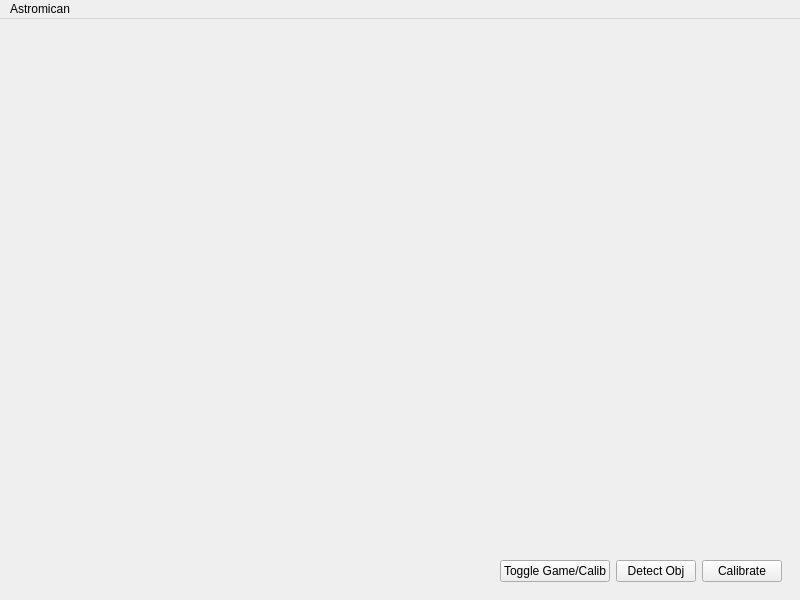
<?xml version="1.0" encoding="UTF-8"?>
<ui version="4.0">
 <class>MainWindow</class>
 <widget class="QMainWindow" name="MainWindow">
  <property name="geometry">
   <rect>
    <x>0</x>
    <y>0</y>
    <width>800</width>
    <height>600</height>
   </rect>
  </property>
  <property name="windowTitle">
   <string>MainWindow</string>
  </property>
  <widget class="QWidget" name="centralwidget">
   <layout class="QVBoxLayout" name="verticalLayout">
    <item>
     <widget class="QStackedWidget" name="stackedWidget">
      <property name="frameShape">
       <enum>QFrame::NoFrame</enum>
      </property>
      <widget class="QWidget" name="page_2"/>
     </widget>
    </item>
    <item>
     <widget class="QWidget" name="widget" native="true">
      <property name="enabled">
       <bool>true</bool>
      </property>
      <property name="sizePolicy">
       <sizepolicy hsizetype="Preferred" vsizetype="Preferred">
        <horstretch>0</horstretch>
        <verstretch>0</verstretch>
       </sizepolicy>
      </property>
      <property name="layoutDirection">
       <enum>Qt::LeftToRight</enum>
      </property>
      <property name="autoFillBackground">
       <bool>false</bool>
      </property>
      <layout class="QHBoxLayout" name="horizontalLayout_2">
       <item>
        <spacer name="horizontalSpacer">
         <property name="orientation">
          <enum>Qt::Horizontal</enum>
         </property>
         <property name="sizeHint" stdset="0">
          <size>
           <width>40</width>
           <height>20</height>
          </size>
         </property>
        </spacer>
       </item>
       <item>
        <widget class="QPushButton" name="Toggle">
         <property name="text">
          <string>Toggle Game/Calib</string>
         </property>
        </widget>
       </item>
       <item>
        <widget class="QPushButton" name="Detect">
         <property name="sizePolicy">
          <sizepolicy hsizetype="Preferred" vsizetype="Fixed">
           <horstretch>0</horstretch>
           <verstretch>0</verstretch>
          </sizepolicy>
         </property>
         <property name="text">
          <string>Detect Obj</string>
         </property>
        </widget>
       </item>
       <item>
        <widget class="QPushButton" name="Calibration">
         <property name="text">
          <string>Calibrate</string>
         </property>
        </widget>
       </item>
      </layout>
     </widget>
    </item>
   </layout>
  </widget>
  <widget class="QMenuBar" name="menubar">
   <property name="geometry">
    <rect>
     <x>0</x>
     <y>0</y>
     <width>800</width>
     <height>25</height>
    </rect>
   </property>
   <widget class="QMenu" name="menuAstromican">
    <property name="title">
     <string>Astromican</string>
    </property>
    <addaction name="actionExit"/>
   </widget>
   <addaction name="menuAstromican"/>
  </widget>
  <action name="actionExit">
   <property name="text">
    <string>Exit</string>
   </property>
  </action>
 </widget>
 <resources/>
 <connections/>
</ui>
